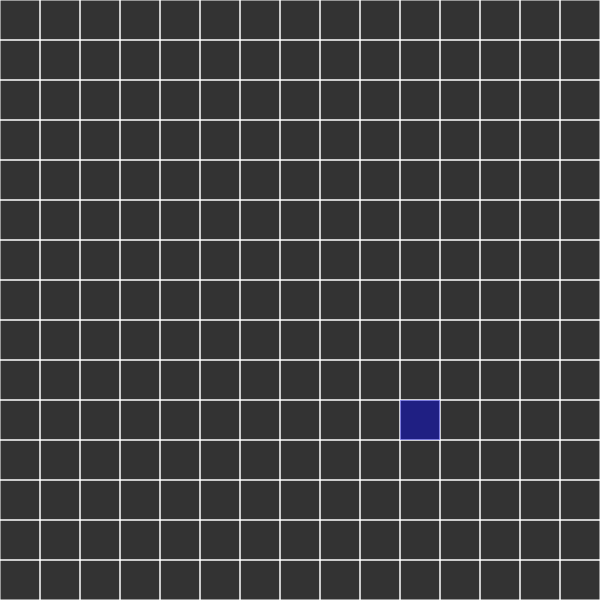
Frame 1 (no input)
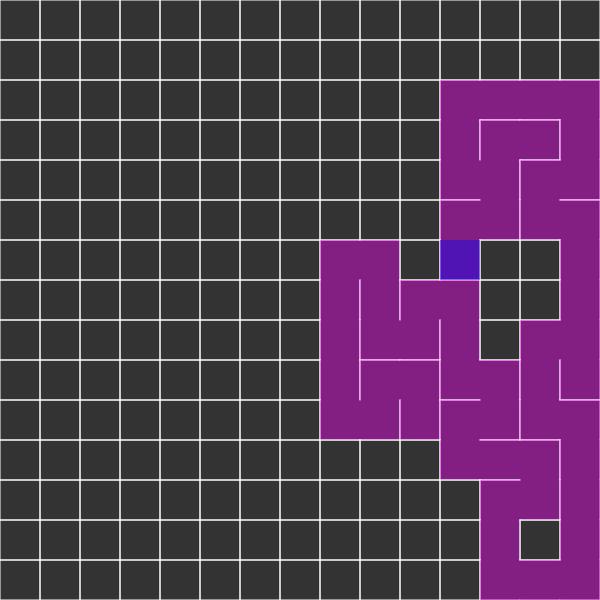
Frame 60 (no input)
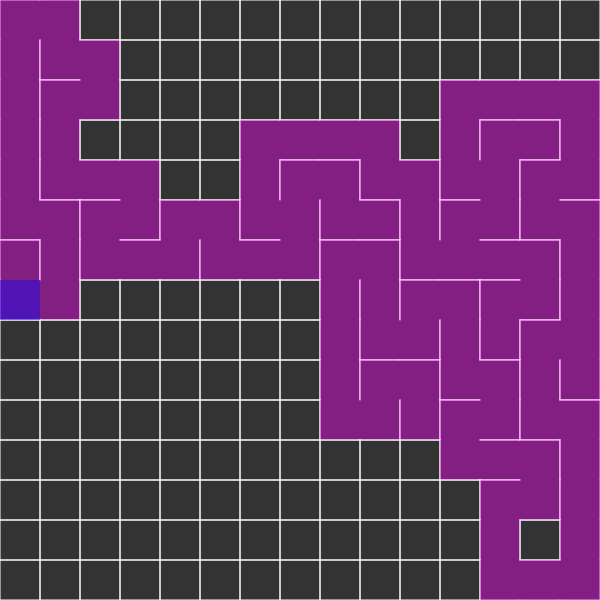
Frame 120 (the mouse pressed at the canvas centre since frame 60)

The p5.js sketch that drew these frames (run headless with seeded random() and noise() and a simulated clock; from frame 60 on, the mouse is pressed at the canvas centre):

// p5.js sketch
// ── sketch.js
var cols, rows;
var w = 40;

var grid = [];

var current;

var stack = [];

var flag = 1;

var totalUnvisited;

function setup() {
  createCanvas(600, 600);
  //   frameRate(20);
  cols = floor(width / w);
  rows = floor(height / w);
  totalUnvisited = cols * rows - 1;

  for (let j = 0; j < rows; j++) {
    for (let i = 0; i < cols; i++) {
      var cell = new Cell(i, j);
      grid.push(cell);
    }
  }

  //   current = grid[0];
  current = grid[floor(random(0, grid.length))];
}

function draw() {
  background(51);

  for (var i = 0; i < grid.length; i++) {
    grid[i].show();
  }

  current.visited = true;
  current.highlight(0, 0, 255, 100);

  var next = current.checkNeighbours();

  if (next) {
    next.visited = true;
    totalUnvisited -= 1;

    stack.push(current);

    removeWalls(current, next);

    current = next;
  } else if (stack.length > 0) {
    if (totalUnvisited === 0) {
      if (flag) {
        current.isLast = true;
        current.R = 200;
        current.G = 100;
        current.B = 0;
        flag = 0;
      }
    }
    var cell = stack.pop();
    current = cell;
  }

  if (totalUnvisited === 0) {
    current.isLast = true;
    current.R = 200;
    current.G = 255;
    current.B = 0;
  } // this give the answer
}

function removeWalls(current, next) {
  var x = current.i - next.i;
  var y = current.j - next.j;
  if (x === 1) {
    current.walls[3] = false;
    next.walls[1] = false;
  } else if (x === -1) {
    current.walls[1] = false;
    next.walls[3] = false;
  }

  if (y === 1) {
    current.walls[0] = false;
    next.walls[2] = false;
  } else if (y === -1) {
    current.walls[2] = false;
    next.walls[0] = false;
  }
}

function index(i, j) {
  if (i < 0 || j < 0 || i > cols - 1 || j > rows - 1) return -1;
  return i + j * cols;
}

function Cell(i, j) {
  this.i = i;
  this.j = j;
  this.visited = false;

  this.R = 255;
  this.G = 0;
  this.B = 255;
  this.A = 100;
  this.isLast = false;

  this.walls = [true, true, true, true];
  //           [top , right, bottom, left]

  this.show = function () {
    stroke(255);

    var x = this.i * w;
    var y = this.j * w;
    if (this.walls[0]) line(x, y, x + w, y);
    if (this.walls[1]) line(x + w, y, x + w, y + w);
    if (this.walls[2]) line(x + w, y + w, x, y + w);
    if (this.walls[3]) line(x, y + w, x, y);

    if (this.visited) {
      noStroke();
      fill(this.R, this.G, this.B, this.A);
      rect(this.i * w, this.j * w, w, w);
    }
  };

  this.highlight = function (R, G, B, A) {
    var x = this.i * w;
    var y = this.j * w;

    noStroke();
    fill(R, G, B, A);

    rect(x, y, w, w);
  };

  this.checkNeighbours = function () {
    var neighbours = [];
    var top = grid[index(i, j - 1)];
    var right = grid[index(i + 1, j)];
    var bottom = grid[index(i, j + 1)];
    var left = grid[index(i - 1, j)];

    if (top && !top.visited) {
      neighbours.push(top);
    }
    if (right && !right.visited) {
      neighbours.push(right);
    }
    if (bottom && !bottom.visited) {
      neighbours.push(bottom);
    }
    if (left && !left.visited) {
      neighbours.push(left);
    }

    if (neighbours.length > 0)
      return neighbours[floor(random(0, neighbours.length))];
    else return undefined;
  };
}
